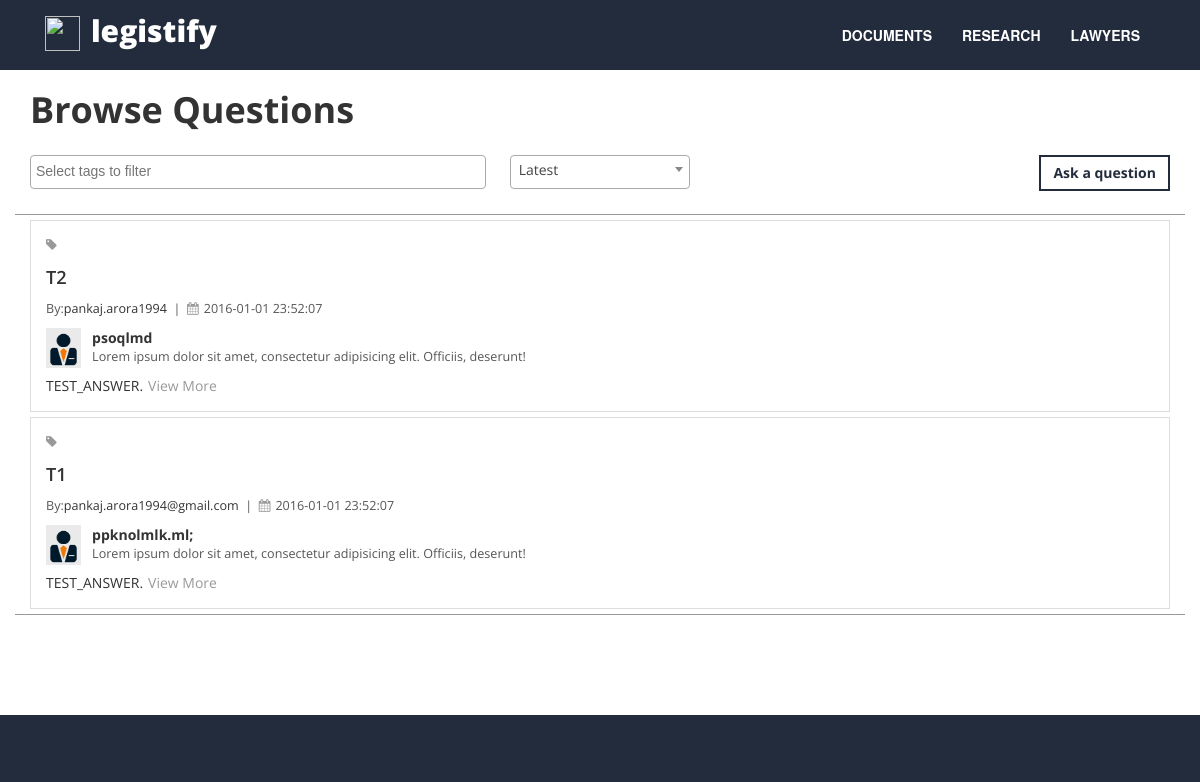
Before: / (upper part) with the older database file.
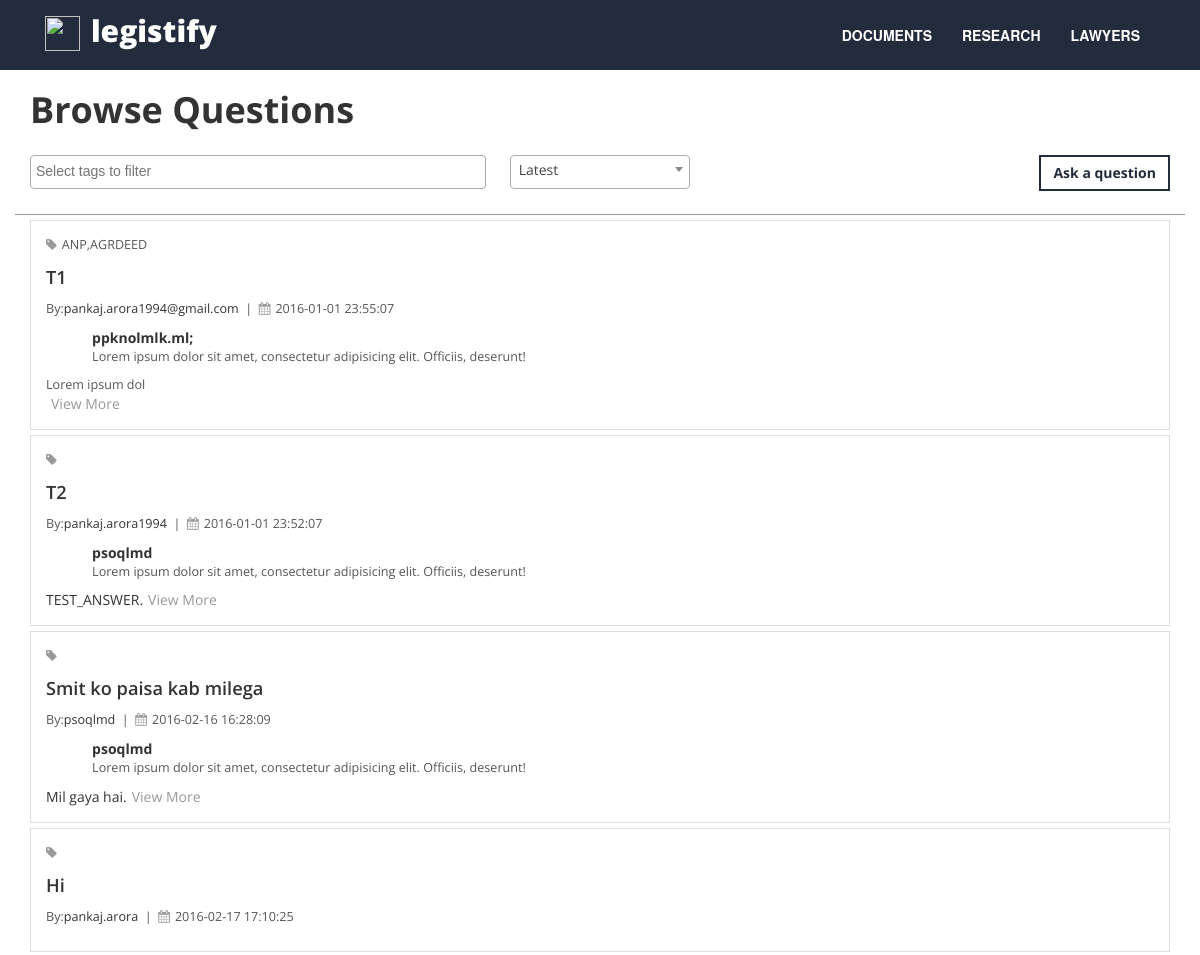
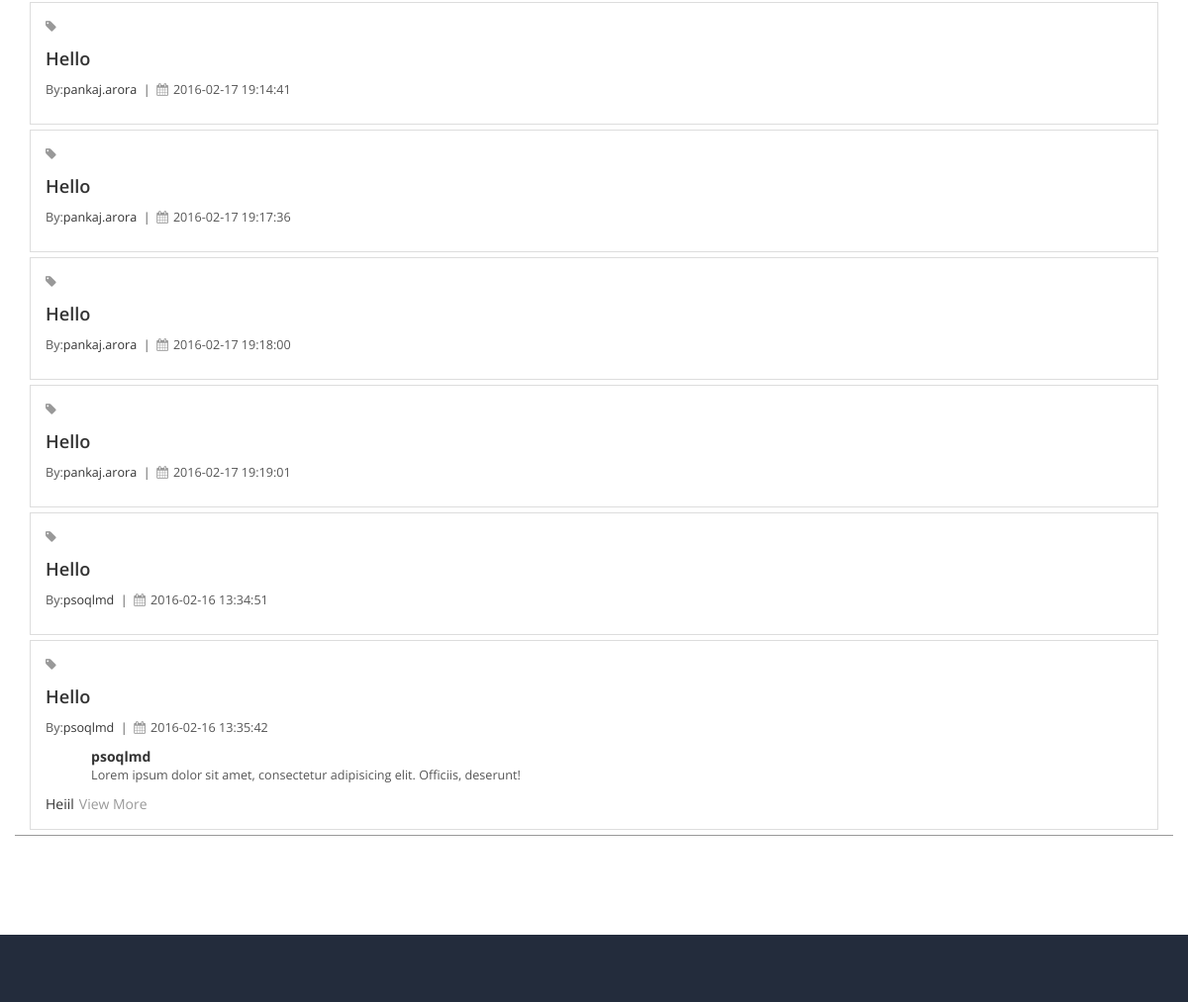
After: the same page with the newer database file (2 pictures, top to bottom).
### tables this page shows
CREATE TABLE IF NOT EXISTS `questions` (
  `id` bigint(20) NOT NULL,
  `title` mediumtext NOT NULL,
  `description` mediumtext NOT NULL,
  `user_id` bigint(20) NOT NULL,
  `upvotes` bigint(20) NOT NULL DEFAULT '0',
  `datetime` datetime NOT NULL DEFAULT CURRENT_TIMESTAMP,
  `downvotes` bigint(20) NOT NULL
);

CREATE TABLE IF NOT EXISTS `users` (
  `id` bigint(20) NOT NULL,
  `username` varchar(255) NOT NULL,
  `fname` text NOT NULL,
  `lname` text NOT NULL,
  `email` varchar(255) NOT NULL,
  `password` text NOT NULL,
  `is_activated` tinyint(1) NOT NULL DEFAULT '0',
  `activation_key` varchar(64) NOT NULL,
  `reset_pass` varchar(64) DEFAULT NULL,
  `user_type` char(2) NOT NULL,
  `url` text NOT NULL,
  `first_time` tinyint(4) NOT NULL DEFAULT '1',
  `free_doc` tinyint(4) NOT NULL DEFAULT '1',
  `promo_code` varchar(20) DEFAULT NULL,
  `package_subscribed` int(10) NOT NULL,
  `package_docs` int(11) NOT NULL,
  `package_begindate` datetime NOT NULL,
  `package_enddate` datetime NOT NULL
);

CREATE TABLE IF NOT EXISTS `user_lawyer` (
  `id` bigint(20) NOT NULL,
  `username` varchar(255) NOT NULL,
  `acc_type` varchar(64) NOT NULL DEFAULT 'Advocate',
  `phone` varchar(11) NOT NULL,
  `age` int(11) NOT NULL,
  `sex` varchar(10) NOT NULL,
  `school` varchar(100) NOT NULL,
  `college` varchar(100) NOT NULL,
  `practice_areas` varchar(200) NOT NULL,
  `court` varchar(100) NOT NULL,
  `office_address` text NOT NULL,
  `work_exp` text NOT NULL,
  `achievements` text NOT NULL,
  `summary` text NOT NULL,
  `associations` text NOT NULL,
  `council_id` varchar(12) NOT NULL,
  `publication` text NOT NULL,
  `date` date NOT NULL,
  `office_number` int(15) NOT NULL,
  `personal_num` int(15) NOT NULL,
  `website` varchar(255) NOT NULL DEFAULT 'No website to show',
  `google_link` varchar(255) NOT NULL,
  `linkedin_link` varchar(255) NOT NULL,
  `twitter_link` varchar(255) NOT NULL,
  `consultation_fees` int(64) NOT NULL,
  `review_fees` int(64) NOT NULL,
  `preference` text NOT NULL,
  `pic_link` varchar(255) NOT NULL DEFAULT 'img/def_pic.png',
  `practice_city` varchar(100) NOT NULL,
  `practice_state` varchar(100) NOT NULL
);

CREATE TABLE IF NOT EXISTS `answers` (
  `id` bigint(20) NOT NULL,
  `answer` mediumtext NOT NULL,
  `question_id` bigint(20) NOT NULL,
  `user_id` bigint(20) NOT NULL,
  `upvotes` int(11) NOT NULL DEFAULT '0',
  `datetime` datetime NOT NULL DEFAULT CURRENT_TIMESTAMP,
  `downvotes` int(11) NOT NULL
);

CREATE TABLE IF NOT EXISTS `topics` (
  `id` int(11) NOT NULL,
  `name` varchar(40) NOT NULL,
  `tag` varchar(32) NOT NULL
);

### application/controllers/Forum.php (called while the page is built, shortened)
<?php
class Forum extends CI_Controller
{
	public function __construct()
	{
		$this->load->library('email');
		$this->load->library('session');
		$this->load->model('forum_model');
	}
	public function index()
	{
		$data['questions'] = $this->forum_model->fetch_ques();
		foreach ($data['questions'] as &$question)
		{
			$question->answer = $this->forum_model->fetch_best_ans($question->id);
			$question->tags = $this->forum_model->get_tags($question->id);
		}
		$this->load->view('qna',$data);
	}
}

### index.php (called while the page is built, shortened)
<?php
require_once BASEPATH.'core/CodeIgniter.php';

### application/models/forum_model.php (called while the page is built, shortened)
<?php
class Forum_model extends CI_Model
{
	public function fetch_ques()
	{
		$data = explode( ',' ,$this->input->post('tag'));
		if(sizeof($data)==1 && $data[0]=='')
		{
			$query_str = "SELECT questions.id, questions.title,questions.description, questions.upvotes,questions.downvotes,questions.datetime,users.username FROM `questions` JOIN `users` ON questions.user_id=users.id ORDER BY questions.upvotes DESC";
		}
		$query = $this->db->query($query_str);
		return $query->result();
	}
     public function get_tags($ques_id)
 	{
 		$query_str = "SELECT topics.name FROM `topics` JOIN `tag_rel_questions` ON topics.id=tag_rel_questions.topic_id WHERE question_id='$ques_id'";
		$query = $this->db->query($query_str);
		return $query->result();
 	}
	public function fetch_best_ans($ques_id)
	{
		$query_str = "SELECT answers.id,answers.answer,answers.datetime,answers.upvotes,answers.downvotes,user_lawyer.username,user_lawyer.pic_link FROM `answers` JOIN `user_lawyer` ON answers.user_id=user_lawyer.id WHERE
		answers.question_id='$ques_id' ORDER BY answers.upvotes DESC LIMIT 1";
		$query =$this->db->query($query_str);
		return $query->result();
	}
}

### application/views/qna.php (the view, shortened to what this page needs)
<!DOCTYPE html>
<html>
<head>
<link href="<?php echo base_url(); ?>assets/css/bootstrap.min.css" rel="stylesheet">
<link rel="stylesheet" href="<?php echo base_url(); ?>assets/css/font-awesome.min.css">
<link href="http://cdnjs.cloudflare.com/ajax/libs/select2/4.0.1/css/select2.min.css" rel="stylesheet" />
<link rel="stylesheet" type="text/css" href="<?php echo base_url(); ?>assets/css/style.css"></link>
<link rel="stylesheet" type="text/css" href="<?php echo base_url(); ?>assets/css/newStyle.css"></link>
</head>
<body>
<header >
    <nav class="navbar navbar-custom  " role="navigation" >
        <div class="container ">
            <div class="navbar-header">
                <a class="navbar-brand page-scroll" href="Legal/index">
					<a class="light" href="#"><img src="assets/img/logo.png" height=35 width=35></a>&nbsp;&nbsp;
                    <a class="light" href="#" style="color:white;">legistify</a>
                </a>
            </div>
            <div class="collapse navbar-collapse navbar-right navbar-main-collapse">
                <ul class="nav navbar-nav">
                    <li>
                        <a class="page-scroll" href="docs">DOCUMENTS</a>
                    </li>
                    <li>
                        <a class="page-scroll"  href="#myModal" data-toggle="modal" data-target="#myModal">RESEARCH</a>
                    </li>
                    <li>
                        <a class="page-scroll" href="lawyerDir">LAWYERS</a>
                    </li>
                </ul>
            </div>
        </div>
    </nav>
</header>
<div class="content container">
	<div class="row">
		<div class="col-md-12">
			<div class="filter_cont">
				<div class="fil_head">
					<h1 style="float:left;margin-top:20px;">Browse Questions</h1>
				</div>
                <form class="filter_form">
    				<div class="fil_select">
                        <div class="btn btn-dark ask_que" data-toggle="modal" data-target="#ask_ques">Ask a question</div>
    				</div>
                </form>
			</div>
		</div>
		<div class="col-md-12 rsh_results_cont">
            <?php
            foreach ($questions as $row):?>
			<div class="rsh_result">
				<div class="rsh_result_head">
					<div class="result_tags small_light">
						<i class="fa fa-tag"></i><?php if(!empty($row->tags)) :echo $row->tags[0]->name;endif;?><?php for($i=1;$i<sizeof($row->tags);$i++): echo ','.$row->tags[$i]->name;endfor;?>
					</div>
					<a href='./forum/answer/<?php echo $row->id?>' style="text-decorations:none; color:inherit;"><div class="result_ques">
                        <?php echo $row->title;?>
					</div></a>
					<div class="result_info_strip small_light" >
						By:<span style="color:#333;"><?php echo $row->username?> </span> &nbsp;|&nbsp; <i class="fa fa-calendar"></i><?php echo $row->datetime?> &nbsp;
					</div>
				</div>
                    <?php if(!empty($row->answer)):?>
				<div class="rsh_result_body">
					<div class="credibility_facts">
						<div class="cf_img">
                            <?php if($row->answer[0]->pic_link==''):?>
							<img src=<?php echo $row->answer[0]->pic_link?>>
                            <?php else:?>
                            <img src="<?php echo base_url();?>img/people.png">
                            <?php endif;?>
						</div>
						<div class="cf_facts">
							<div class="cf_facts_name"><?php echo $row->answer[0]->username?></div>
							<div class="cf_facts_descr small_light ellipsis">Lorem ipsum dolor sit amet, consectetur adipisicing elit. Officiis, deserunt!</div>
						</div>
					</div>
					<div class="result_ans">
						<?php echo substr($row->answer[0]->answer,0,150); ?><span class="view_more">View More</span>
					</div>
				</div>
                <?php endif;?>
			</div>
        <?php endforeach; ?>
		</div>
	</div>
</div>
<footer >
    <div class="myfooter">
    <div class="footer-section container content-section text-left" >
    </div>
    </div>
</footer>
</body>
</html>

### assets/css/style.css (style rules this page uses)
* { font-family:'Open sans',sans-serif; }
body,html { width: 100%; height: 100%; overflow-x: hidden; }
body { webkit-tap-highlight-color: rgba(255,255,255,.2); }
h1, h2, h3, h4, h5, h6 { margin: 0 0 15px; font-weight: 700; }
a { color: #818080; -webkit-transition: all .2s ease-in-out; -moz-transition: all .2s ease-in-out; transition: all .2s ease-in-out; font-weight: normal; text-decoration: none !important; }
.light { font-weight: 1000; font-size: 30px; }
.btn-dark { border: .165em solid #232C3C; color: #232C3C; background-color: transparent; }
.btn { border-radius: 0; font-family: 'Open Sans'; font-weight: bold; -webkit-transition: all .3s ease-in-out; -moz-transition: all .3s ease-in-out; transition: all .3s ease-in-out; }
.content-section { padding-top: 70px; background-color: #fff; color:#818080; }
.navbar-custom { margin-bottom: 0; border-radius: 0px; border-width: 0px; padding-top: 10px; padding-bottom: 10px; position: relative; font-family: 'Open Sans'; background-color: #232C3C; color: #fff; }
.navbar-custom .navbar-brand { font-weight: 700; color: #fff; }
.navbar-custom a { color: #000; }
.navbar-custom .nav li a { font-size: 14px; font-weight: bold; color: #fff; font-family: Montserrat,"Helvetica Neue",Helvetica,Arial,sans-serif; -webkit-transition: background .3s ease-in-out; -moz-transition: background .3s ease-in-out; transition: background .3s ease-in-out; }
footer { padding-top: 100px; }
.myfooter { width: 100%; background-color: #232C3C; padding-top: 50px; }
.footer-section { color: #fff; background-color: #232C3C !important; -webkit-background-size: cover; -moz-background-size: cover; background-size: cover; -o-background-size: cover; }

### assets/css/newStyle.css (style rules this page uses)
.small_light { color: #555; font-size: 0.9em; }
i { margin-right: 5px; font-size: 1.3em; color: #999; }
.ellipsis { overflow: hidden; text-overflow: ellipsis; white-space: nowrap; }
.rsh_results_cont { clear:both; border-top: 1px solid #999; border-bottom: 1px solid #999; }
.rsh_result { border: 1px solid #ddd; margin: 5px 0; padding: 15px; }
.rsh_result_head { margin-bottom: 10px; }
.result_ques { font-size: 1.3em; font-weight: 600; margin: 10px 0; }
.credibility_facts { position: relative; margin-bottom:10px; }
.credibility_facts>.cf_img { float: left; min-width: 25px; width: 5%; max-width: 35px; height: 40px; overflow: hidden; margin-right:1%; text-align: center; }
.credibility_facts>.cf_facts { overflow: hidden; }
.credibility_facts>.cf_facts>.cf_facts_name { font-weight:bold; }
.cf_img>img { width:100%; }

### application/views/qna.php (style rules this page uses)
.view_more { color: #999;margin:0 5px; cursor: pointer; }
.ask_que { float:right;margin:10px 0; }
.fil_select { clear: both; margin: 15px 0; }

Changed rows visible on the page:
no longer on this page (row edited): answers: answer "TEST_ANSWER."
changed questions "pankaj.arora1994@gmail.com": gains topics (name "AGRDEED"); datetime "2016-01-01 23:52:07" → "2016-01-01 23:55:07"; answer (not shown) → "Lorem ipsum dol"; pic_link: picture removed; moves up the list
now on this page (row unchanged): topics: name "ANP"
changed questions "pankaj.arora1994": pic_link: picture removed
added questions: title "Smit ko paisa kab milega", user.username "psoqlmd", datetime "2016-02-16 16:28:09", $row->answer[0]->username "psoqlmd"
added answers: answer "Mil gaya hai."
added questions: title "Hi", user.username "pankaj.arora", datetime "2016-02-17 17:10:25"
added questions: title "Hello", user.username "pankaj.arora", datetime "2016-02-17 19:14:41"
added questions: title "Hello", user.username "pankaj.arora", datetime "2016-02-17 19:17:36"
added questions: title "Hello", user.username "pankaj.arora", datetime "2016-02-17 19:18:00"
added questions: title "Hello", user.username "pankaj.arora", datetime "2016-02-17 19:19:01"
added questions: title "Hello", user.username "psoqlmd", datetime "2016-02-16 13:34:51"
added questions: title "Hello", user.username "psoqlmd", datetime "2016-02-16 13:35:42", $row->answer[0]->username "psoqlmd"
added answers: answer "Heiil"
